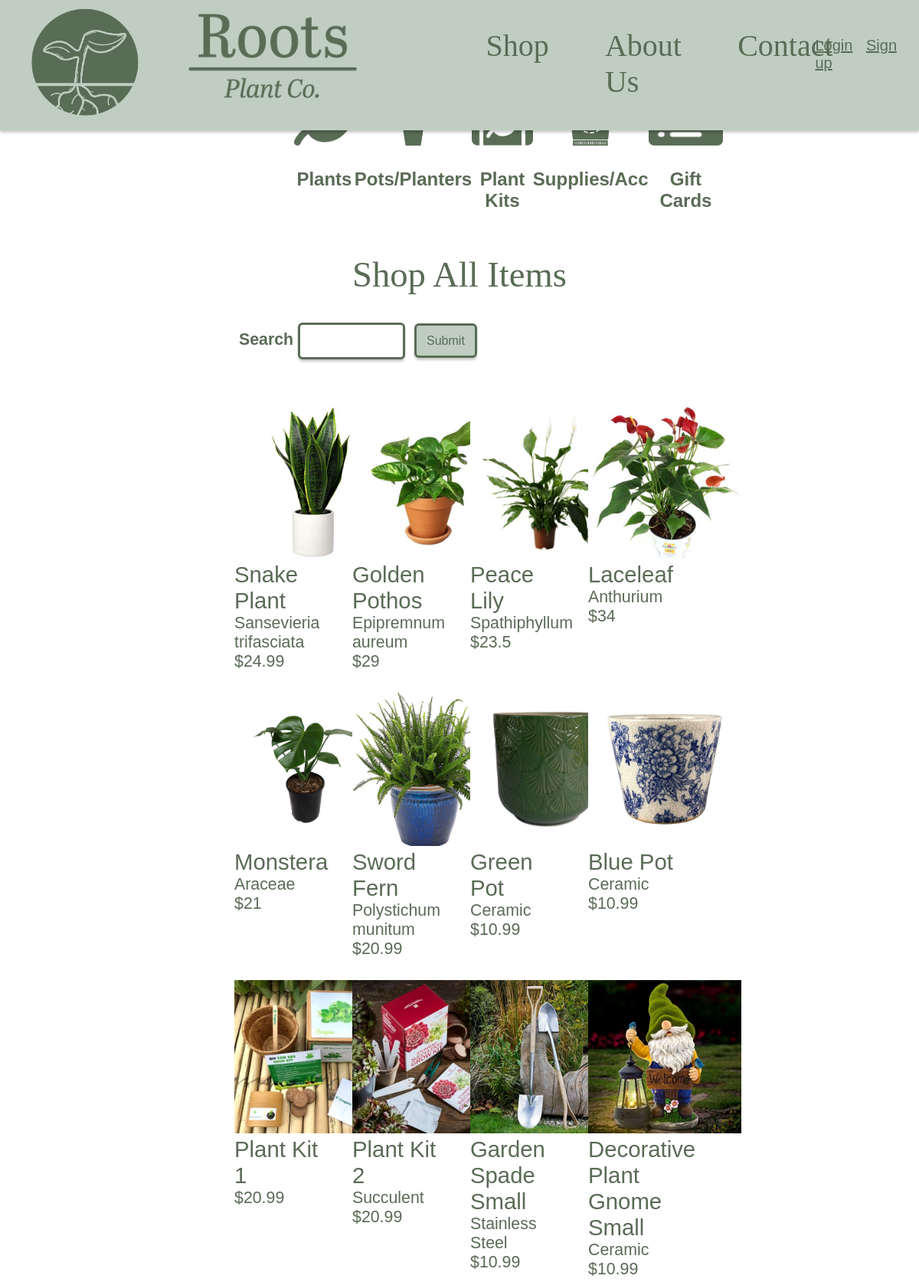
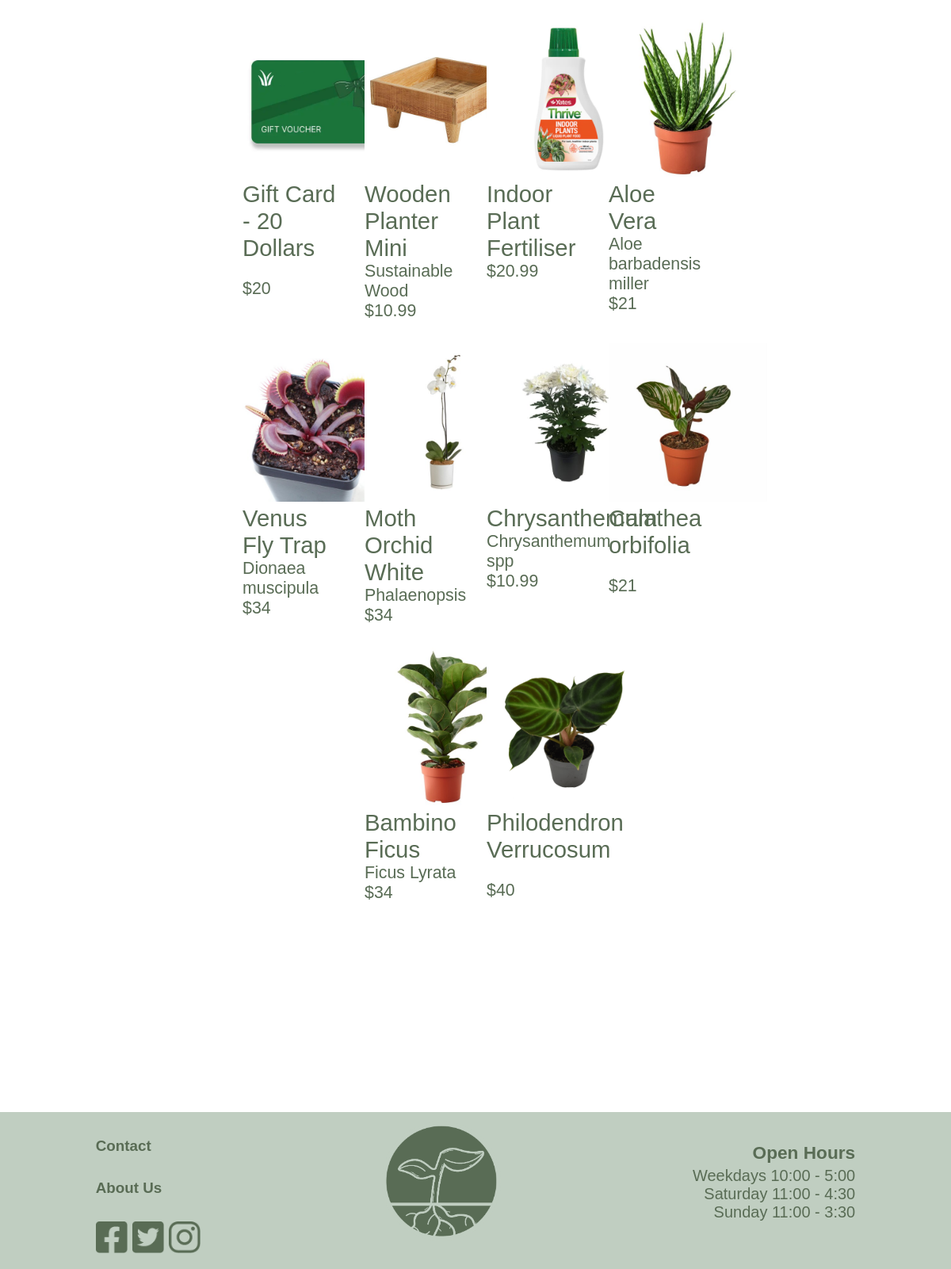
Page /shop on the committed database (2 pictures, top to bottom).
### Website/models.py (models this page shows)
class ShopProducts(db.Model):
    __tablename__ = 'shopProducts'
    id = db.Column(db.Integer, primary_key=True)
    name = db.Column(db.String(150), nullable=False) #Is required
    summary = db.Column(db.String(500), nullable=True)
    description = db.Column(db.String(1000), nullable=True)
    price = db.Column(db.Integer, nullable=False) #Is required
    stock = db.Column(db.Integer, nullable=False) #Is required
    category = db.Column(db.String(150), nullable=False) #Is required
    subCategory = db.Column(db.String(150), nullable=True)
    subSubCategory = db.Column(db.String(150), nullable=True)
    imageUrl = db.Column(db.String(150), nullable=False) #Is required
    userId = db.Column(db.Integer, db.ForeignKey('user.id'))

### Website/views.py (the view)
@views.route('/shop', methods=['GET', 'POST'])
def shopProducts():
    form, products = getShopProducts()
    return render_template('shop.html', user=current_user, products=products, form=form)

### Website/forms.py
class SearchForm(FlaskForm):
    search = StringField('Search')
    submit = SubmitField('Submit')

### Website/views.py (called while the page is built)
def getShopProducts():
    form = SearchForm()
    products = []
    if request.method == 'POST':
        if form.validate_on_submit():
            search_term = form.search.data
        if not search_term:
            flash('Please enter a search term', category='error')
        else:
            search_term = search_term.strip()
            search_words = search_term.split()
            products = ShopProducts.query.filter(
                (ShopProducts.name.contains(search_term)) |
                (ShopProducts.category.contains(search_term)) |
                (ShopProducts.summary.contains(search_term)) |
                db.or_(*[ShopProducts.description.contains(word) for word in search_words])
            ).all()
            if not products:
                flash('No products found', category='error')
    else:
        products = ShopProducts.query.all()
    return form, products

### Website/templates/shop.html (shortened to what this page needs)
{% extends "navBase.html" %}
{% block content %}
<link rel="stylesheet" href="{{ url_for('static', filename='css/shopPage.css') }}">
<div class="shopNav">
    <ul class="shopNavItems">
        <li class="shopNavItem">
            <a href="/shopPlants"><img class="navImage" height="70px" src="{{ url_for('static', filename='plantsNav.png') }}"></a>
            <a href="/shopPlants"><p>Plants</p></a>
        </li>
        <li class="shopNavItem">
            <a href="/shopPotsPlanters"><img class="navImage" height="70px" src="{{ url_for('static', filename='potsPlantersNav.png') }}"></a>
            <a href="/shopPotsPlanters"><p>Pots/Planters</p></a>
        </li>
        <li class="shopNavItem">
            <a href="/shopPlantKits"><img class="navImage" height="70px" src="{{ url_for('static', filename='plantKitNav.png') }}"></a>
            <a href="/shopPlantKits"><p>Plant Kits</p></a>
        </li>
        <li class="shopNavItem">
            <a href="/shopSuppliesAccessories"><img class="navImage" height="70px" src="{{ url_for('static', filename='suppliesNav.png') }}"></a>
            <a href="/shopSuppliesAccessories"><p>Supplies/Acc</p></a>
        </li>
        <li class="shopNavItem">
            <a href="/shopGiftCards"><img class="navImage" height="70px" src="{{ url_for('static', filename='giftCardNav.png') }}"></a>
            <a href="/shopGiftCards"><p>Gift Cards</p></a>
        </li>
    </ul>
</div>
{% block categoryTitle %}
<h1 class="title">Shop All Items</h1>
{% endblock %}
<form class="search" method="POST">
    {{ form.search.label }} {{ form.search(size=20) }}
    {{ form.submit() }}
</form>
<div class="shopContainer">
    <div class="flexContainer">
        {% block productDisplay %}
        {% for product in products %}
        <div class="flexBox">
            <a href = "/product/{{product.id}}">
            <div class="productImage">
                <img src="{{ url_for('static', filename='img/' + product.imageUrl) }}" width="200" alt="Plant image">
            </div>
            <div class="productName">
                {{ product.name }}
            </div>
            <div class="productSummary">
                {% if product.summary == "None" or product.summary == None %}
                 <p></p>
                {% else %}
                {{ product.summary }}
                {% endif %}
            </div>
            <div class="productPrice">
                ${{ product.price }}
            </div>
            </a>
        </div>
        {% endfor %}
        {% endblock %}
    </div>
</div>
{% endblock %}

### Website/static/css/navBase.css (style rules this page uses)
body, html { margin: 0%; padding: 0%; background-image: url(/static/background.jpg); background-size: cover; background-attachment: fixed; background-position: center; background-repeat: no-repeat; }

### Website/static/css/shopPage.css (style rules this page uses)
.shopNavItems { list-style: none; display: flex; justify-content: space-between; padding: 0%; margin-left: 20%; margin-right: 20%; }
.shopNavItem { display: flex; flex-direction: column; text-align: center; }
.shopNavItem a { font-family: "brandon-grotesque", sans-serif; font-weight: 600; font-style: normal; color: #596C55; font-size: 18pt; text-decoration: none; }
.search { font-family: "brandon-grotesque", sans-serif; font-weight: 600; font-style: normal; color: #596C55; font-size: 16pt; margin-top: 5%; margin-bottom: 5%; margin-left: 10%; }
.search input#submit { background-color: #C0CEC1; border: 3px solid #596C55; border-radius: 6px; font-family: "brandon-grotesque", sans-serif; font-weight: 400; font-style: normal; color: #596C55; font-size: 12pt; box-shadow: 0px 3px 3px rgba(0, 0, 0, 0.2); padding-left: 2%; padding-right: 2%; margin-left: 1%; height: 45px; }
.search input#search { width: 20%; height: 40px; border: 3px solid #596C55; border-radius: 6px; box-shadow: 0px 3px 3px rgba(0, 0, 0, 0.2); }
.title { font-family: abril-titling, serif; font-style: normal; font-weight: 400; color: #596C55; font-size: 35pt; text-align: center; }
.flexContainer { width: 100%; height: auto; display: flex; flex-wrap: wrap; flex-direction: row; justify-content: center; box-sizing: border-box; margin: 0%; padding: 10px; }
.flexBox { width: 18%; height: auto; text-align: left; margin: 2%; }
.flexBox a { text-decoration: none; }
.productName { font-family: "brandon-grotesque", sans-serif; font-weight: 400; font-style: normal; color: #596C55; font-size: 22pt; text-decoration: none; margin-bottom: 0%; }
.productSummary { font-family: "brandon-grotesque", sans-serif; font-weight: 400; font-style: normal; color: #596C55; font-size: 16pt; text-decoration: none; margin-top: 0%; margin-bottom: 0%; }
.productPrice { font-family: "brandon-grotesque", sans-serif; font-weight: 400; font-style: normal; color: #596C55; font-size: 16pt; text-decoration: none; margin-top: 0%; margin-bottom: 0%; }

### rows in the picture
ShopProducts: imageUrl (picture), name "Snake Plant", summary "Sansevieria trifasciata", price "24.99"
ShopProducts: imageUrl (picture), name "Golden Pothos", summary "Epipremnum aureum", price "29"
ShopProducts: imageUrl (picture), name "Peace Lily", summary "Spathiphyllum", price "23.5"
ShopProducts: imageUrl (picture), name "Laceleaf", summary "Anthurium", price "34"
ShopProducts: imageUrl (picture), name "Monstera", summary "Araceae", price "21"
ShopProducts: imageUrl (picture), name "Sword Fern", summary "Polystichum munitum", price "20.99"
ShopProducts: imageUrl (picture), name "Green Pot", summary "Ceramic", price "10.99"
ShopProducts: imageUrl (picture), name "Blue Pot", summary "Ceramic", price "10.99"
ShopProducts: imageUrl (picture), name "Plant Kit 1", price "20.99"
ShopProducts: imageUrl (picture), name "Plant Kit 2", summary "Succulent", price "20.99"
ShopProducts: imageUrl (picture), name "Garden Spade Small", summary "Stainless Steel", price "10.99"
ShopProducts: imageUrl (picture), name "Decorative Plant Gnome Small", summary "Ceramic", price "10.99"
ShopProducts: imageUrl (picture), name "Gift Card - 20 Dollars", price "20"
ShopProducts: imageUrl (picture), name "Wooden Planter Mini", summary "Sustainable Wood", price "10.99"
ShopProducts: imageUrl (picture), name "Indoor Plant Fertiliser", price "20.99"
ShopProducts: imageUrl (picture), name "Aloe Vera", summary "Aloe barbadensis miller", price "21"
ShopProducts: imageUrl (picture), name "Venus Fly Trap", summary "Dionaea muscipula", price "34"
ShopProducts: imageUrl (picture), name "Moth Orchid White", summary "Phalaenopsis", price "34"
ShopProducts: imageUrl (picture), name "Chrysanthemum", summary "Chrysanthemum spp", price "10.99"
ShopProducts: imageUrl (picture), name "Calathea orbifolia", price "21"
ShopProducts: imageUrl (picture), name "Bambino Ficus", summary "Ficus Lyrata", price "34"
ShopProducts: imageUrl (picture), name "Philodendron Verrucosum", price "40"
